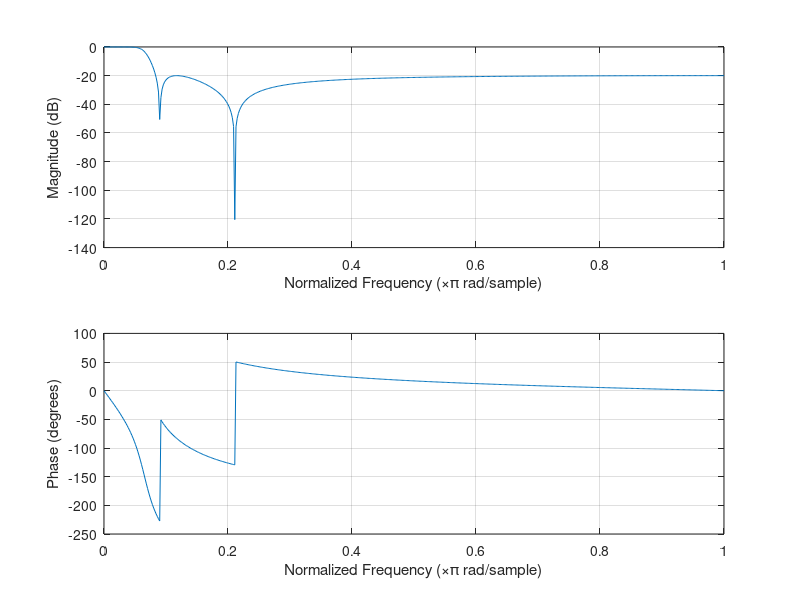

Write the MATLAB code that produced this figure. (Note: this script raises an error after producing the figure.)
clear all
close all
fs=48000;
fc=2000;
liczba_bit=20
%[b,a] = butter(4,fc/(fs/2));
[b,a]=cheby2(4,20,2*fc/fs);
figure(1)
freqz(b,a);
[sos,g]=tf2sos(b,a);
g_prim=g^(1/2);

N=1000; % 100 test samples
%x=randn(N,1); % generate random samples
x=ones(1,N)*100;

y=zeros(N,1); % allocate output array
d=zeros(3,1); % clear delay line

for i=1:2
    for j=1:6
        [A,sos2(i,j),sos3(i,j)]=fixpoint(sos(i,j),16);
    end
end

sos3
sos2
[l,k,m]=fixpoint(g_prim,16);
m
hdl_creator(sos3,2,liczba_bit,m)
%{
for i=1:3
b=sos(i,1:3);
a=sos(i,4:6);

%freqz(bg,a);


for n=1:N
 y(n)=b(1)*x(n)+d(1);
 d(1)=b(2)*x(n)-a(2)*y(n)+d(2);
 d(2)=b(3)*x(n)-a(3)*y(n);
 
end
z=y;
x=y;
end
figure(1)
y=y.*g;
plot(1:N,floor(y))
%}